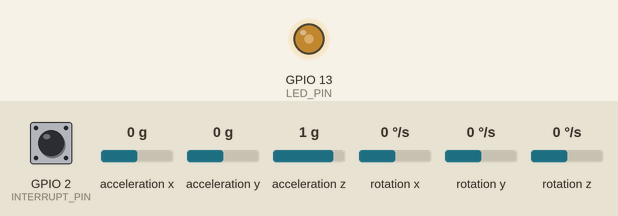
Bench run of a sketch on a simulated ESP32. Shown: output pins drawn as LEDs (lit = HIGH). Dashed ring = blinking. Inputs (shaded band) come from the test bench; at power-on: acceleration x 0 g, acceleration y 0 g, GPIO 2 (INTERRUPT_PIN) HIGH, acceleration z 1 g, rotation x 0 °/s, rotation y 0 °/s, rotation z 0 °/s. The sensor or clock chip raises its interrupt line as the real part does; nothing arrives over Bluetooth unless stated; a phone connects over Bluetooth LE 3 s after start; what the sketch prints to the serial monitor is not drawn.

Above: at 1.52 s.
1.8 s: acceleration x set to -1.4 g
At 4.3 s:
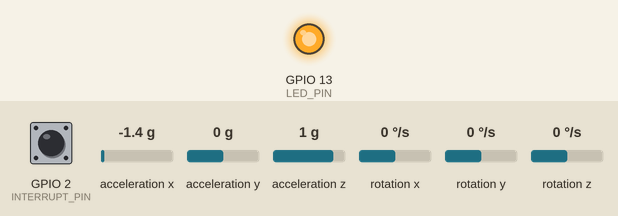
4.8 s: acceleration y set to -1.4 g
At 5.5 s:
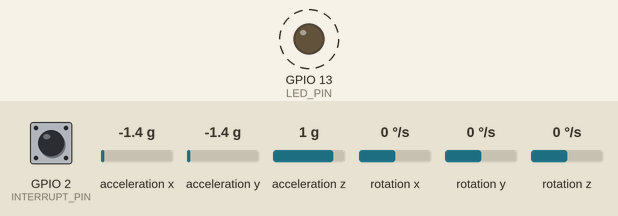
7.8 s: acceleration x set to 0 g
Timing chart, 0 to 61.8 s (numbered marks = the images above; inputs shaded):
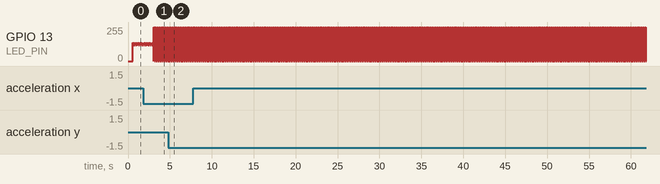

The sketch:

MPU6050_Example_BLE.ino
```cpp
// (licence header left out)
#include <BLEDevice.h>
#include <BLEServer.h>
#include <BLEUtils.h>
#include <BLE2902.h>

BLEServer* pServer = NULL;
BLECharacteristic* pCharacteristic = NULL;
bool deviceConnected = false;
bool oldDeviceConnected = false;
uint32_t value = 0;

// See the following for generating UUIDs:
// https://www.uuidgenerator.net/

#define SERVICE_UUID        "4fafc201-1fb5-459e-8fcc-c5c9c331914b"
#define CHARACTERISTIC_UUID "beb5483e-36e1-4688-b7f5-ea07361b26a8"


class MyServerCallbacks: public BLEServerCallbacks {
    void onConnect(BLEServer* pServer) {
      deviceConnected = true;
      BLEDevice::startAdvertising();
    };

    void onDisconnect(BLEServer* pServer) {
      deviceConnected = false;
    }
};

// I2Cdev and MPU6050 must be installed as libraries, or else the .cpp/.h files
// for both classes must be in the include path of your project
#include "I2Cdev.h"

#include "MPU6050_6Axis_MotionApps20.h"
//#include "MPU6050.h" // not necessary if using MotionApps include file

// Arduino Wire library is required if I2Cdev I2CDEV_ARDUINO_WIRE implementation
// is used in I2Cdev.h
#if I2CDEV_IMPLEMENTATION == I2CDEV_ARDUINO_WIRE
    #include "Wire.h"
#endif

// class default I2C address is 0x68
// specific I2C addresses may be passed as a parameter here
// AD0 low = 0x68 (default for SparkFun breakout and InvenSense evaluation board)
// AD0 high = 0x69
MPU6050 mpu;
//MPU6050 mpu(0x69); // <-- use for AD0 high

/* =========================================================================
   NOTE: In addition to connection 3.3v, GND, SDA, and SCL, this sketch
   depends on the MPU-6050's INT pin being connected to the Arduino's
   external interrupt #0 pin. On the Arduino Uno and Mega 2560, this is
   digital I/O pin 2.
 * ========================================================================= */

/* =========================================================================
   NOTE: Arduino v1.0.1 with the Leonardo board generates a compile error
   when using Serial.write(buf, len). The Teapot output uses this method.
   The solution requires a modification to the Arduino USBAPI.h file, which
   is fortunately simple, but annoying. This will be fixed in the next IDE
   release. For more info, see these links:

   http://arduino.cc/forum/index.php/topic,109987.0.html
   http://code.google.com/p/arduino/issues/detail?id=958
 * ========================================================================= */


// uncomment "OUTPUT_READABLE_QUATERNION" if you want to see the actual
// quaternion components in a [w, x, y, z] format (not best for parsing
// on a remote host such as Processing or something though)
//#define OUTPUT_READABLE_QUATERNION

// uncomment "OUTPUT_READABLE_EULER" if you want to see Euler angles
// (in degrees) calculated from the quaternions coming from the FIFO.
// Note that Euler angles suffer from gimbal lock (for more info, see
// http://en.wikipedia.org/wiki/Gimbal_lock)
//#define OUTPUT_READABLE_EULER

// uncomment "OUTPUT_READABLE_YAWPITCHROLL" if you want to see the yaw/
// pitch/roll angles (in degrees) calculated from the quaternions coming
// from the FIFO. Note this also requires gravity vector calculations.
// Also note that yaw/pitch/roll angles suffer from gimbal lock (for
// more info, see: http://en.wikipedia.org/wiki/Gimbal_lock)
#define OUTPUT_READABLE_EULER

// uncomment "OUTPUT_READABLE_REALACCEL" if you want to see acceleration
// components with gravity removed. This acceleration reference frame is
// not compensated for orientation, so +X is always +X according to the
// sensor, just without the effects of gravity. If you want acceleration
// compensated for orientation, us OUTPUT_READABLE_WORLDACCEL instead.
//#define OUTPUT_READABLE_REALACCEL

// uncomment "OUTPUT_READABLE_WORLDACCEL" if you want to see acceleration
// components with gravity removed and adjusted for the world frame of
// reference (yaw is relative to initial orientation, since no magnetometer
// is present in this case). Could be quite handy in some cases.
//#define OUTPUT_READABLE_WORLDACCEL

// uncomment "OUTPUT_TEAPOT" if you want output that matches the
// format used for the InvenSense teapot demo
//#define OUTPUT_TEAPOT


#define INTERRUPT_PIN 2  // use pin 2 on Arduino Uno & most boards
#define SDA 21
#define SCL 22
#define LED_PIN 13 // (Arduino is 13, Teensy is 11, Teensy++ is 6)
bool blinkState = false;

// MPU control/status vars
bool dmpReady = false;  // set true if DMP init was successful
uint8_t mpuIntStatus;   // holds actual interrupt status byte from MPU
uint8_t devStatus;      // return status after each device operation (0 = success, !0 = error)
uint16_t packetSize;    // expected DMP packet size (default is 42 bytes)
uint16_t fifoCount;     // count of all bytes currently in FIFO
uint8_t fifoBuffer[64]; // FIFO storage buffer

// orientation/motion vars
Quaternion q;           // [w, x, y, z]         quaternion container
VectorInt16 aa;         // [x, y, z]            accel sensor measurements
VectorInt16 aaReal;     // [x, y, z]            gravity-free accel sensor measurements
VectorInt16 aaWorld;    // [x, y, z]            world-frame accel sensor measurements
VectorFloat gravity;    // [x, y, z]            gravity vector
float euler[3];         // [psi, theta, phi]    Euler angle container
float ypr[3];           // [yaw, pitch, roll]   yaw/pitch/roll container and gravity vector

// packet structure for InvenSense teapot demo
uint8_t teapotPacket[14] = { '$', 0x02, 0,0, 0,0, 0,0, 0,0, 0x00, 0x00, '\r', '\n' };


// ================================================================
// ===               INTERRUPT DETECTION ROUTINE                ===
// ================================================================

volatile bool mpuInterrupt = false;     // indicates whether MPU interrupt pin has gone high
void dmpDataReady() {
    mpuInterrupt = true;
}


// ================================================================
// ===                      INITIAL SETUP                       ===
// ================================================================

void setup() {
    // join I2C bus (I2Cdev library doesn't do this automatically)
    #if I2CDEV_IMPLEMENTATION == I2CDEV_ARDUINO_WIRE
        //Wire.begin();
        //Wire.setClock(400000); // 400kHz I2C clock. Comment this line if having compilation difficulties
        Wire.begin(SDA, SCL, 400000);
        //Wire.setClock(400000);
    #elif I2CDEV_IMPLEMENTATION == I2CDEV_BUILTIN_FASTWIRE
        Fastwire::setup(400, true);
    #endif

    // initialize serial communication
    // (115200 chosen because it is required for Teapot Demo output, but it's
    // really up to you depending on your project)
    Serial.begin(115200);

      // Create the BLE Device
  BLEDevice::init("ESP32 THAT PROJECT");

  // Create the BLE Server
  pServer = BLEDevice::createServer();
  pServer->setCallbacks(new MyServerCallbacks());

  // Create the BLE Service
  BLEService *pService = pServer->createService(SERVICE_UUID);

  // Create a BLE Characteristic
  pCharacteristic = pService->createCharacteristic(
                      CHARACTERISTIC_UUID,
                      BLECharacteristic::PROPERTY_READ   |
                      BLECharacteristic::PROPERTY_WRITE  |
                      BLECharacteristic::PROPERTY_NOTIFY |
                      BLECharacteristic::PROPERTY_INDICATE
                    );

  // https://www.bluetooth.com/specifications/gatt/viewer?attributeXmlFile=org.bluetooth.descriptor.gatt.client_characteristic_configuration.xml
  // Create a BLE Descriptor
  pCharacteristic->addDescriptor(new BLE2902());

  // Start the service
  pService->start();

  // Start advertising
  BLEAdvertising *pAdvertising = BLEDevice::getAdvertising();
  pAdvertising->addServiceUUID(SERVICE_UUID);
  pAdvertising->setScanResponse(false);
  pAdvertising->setMinPreferred(0x0);  // set value to 0x00 to not advertise this parameter
  BLEDevice::startAdvertising();
  Serial.println("Waiting a client connection to notify...");

    while (!Serial); // wait for Leonardo enumeration, others continue immediately

    // NOTE: 8MHz or slower host processors, like the Teensy @ 3.3V or Arduino
    // Pro Mini running at 3.3V, cannot handle this baud rate reliably due to
    // the baud timing being too misaligned with processor ticks. You must use
    // 38400 or slower in these cases, or use some kind of external separate
    // crystal solution for the UART timer.

    // initialize device
    Serial.println(F("Initializing I2C devices..."));
    mpu.initialize();
    pinMode(INTERRUPT_PIN, INPUT_PULLUP);

    // verify connection
    Serial.println(F("Testing device connections..."));
    Serial.println(mpu.testConnection() ? F("MPU6050 connection successful") : F("MPU6050 connection failed"));

    // wait for ready
    // Serial.println(F("\nSend any character to begin DMP programming and demo: "));
    // while (Serial.available() && Serial.read()); // empty buffer
    // while (!Serial.available());                 // wait for data
    // while (Serial.available() && Serial.read()); // empty buffer again

    // load and configure the DMP
    Serial.println(F("Initializing DMP..."));
    devStatus = mpu.dmpInitialize();

    // make sure it worked (returns 0 if so)
    if (devStatus == 0) {
        // Calibration Time: generate offsets and calibrate our MPU6050
        mpu.CalibrateAccel(6);
        mpu.CalibrateGyro(6);
        mpu.PrintActiveOffsets();
        // turn on the DMP, now that it's ready
        Serial.println(F("Enabling DMP..."));
        mpu.setDMPEnabled(true);

        // enable Arduino interrupt detection
        Serial.print(F("Enabling interrupt detection (Arduino external interrupt "));
        Serial.print(digitalPinToInterrupt(INTERRUPT_PIN));
        Serial.println(F(")..."));
        attachInterrupt(digitalPinToInterrupt(INTERRUPT_PIN), dmpDataReady, RISING);
        mpuIntStatus = mpu.getIntStatus();

        // set our DMP Ready flag so the main loop() function knows it's okay to use it
        Serial.println(F("DMP ready! Waiting for first interrupt..."));
        dmpReady = true;

        // get expected DMP packet size for later comparison
        packetSize = mpu.dmpGetFIFOPacketSize();
    } else {
        // ERROR!
        // 1 = initial memory load failed
        // 2 = DMP configuration updates failed
        // (if it's going to break, usually the code will be 1)
        Serial.print(F("DMP Initialization failed (code "));
        Serial.print(devStatus);
        Serial.println(F(")"));
    }

    // configure LED for output
    pinMode(LED_PIN, OUTPUT);
}


// ================================================================
// ===                    MAIN PROGRAM LOOP                     ===
// ================================================================

void loop() {
    // if programming failed, don't try to do anything
    if (!dmpReady) return;
    // read a packet from FIFO
    if (mpu.dmpGetCurrentFIFOPacket(fifoBuffer)) { // Get the Latest packet
        #ifdef OUTPUT_READABLE_QUATERNION
            // display quaternion values in easy matrix form: w x y z
            mpu.dmpGetQuaternion(&q, fifoBuffer);
            Serial.print("quat\t");
            Serial.print(q.w);
            Serial.print("\t");
            Serial.print(q.x);
            Serial.print("\t");
            Serial.print(q.y);
            Serial.print("\t");
            Serial.println(q.z);
        #endif

        #ifdef OUTPUT_READABLE_EULER
            // display Euler angles in degrees
            mpu.dmpGetQuaternion(&q, fifoBuffer);
            mpu.dmpGetEuler(euler, &q);
            Serial.print("euler\t");
            Serial.print(euler[0] * 180/M_PI);
            Serial.print("\t");
            Serial.print(euler[1] * 180/M_PI);
            Serial.print("\t");
            Serial.println(euler[2] * 180/M_PI);
        #endif

        #ifdef OUTPUT_READABLE_YAWPITCHROLL
            // display Euler angles in degrees
            mpu.dmpGetQuaternion(&q, fifoBuffer);
            mpu.dmpGetGravity(&gravity, &q);
            mpu.dmpGetYawPitchRoll(ypr, &q, &gravity);
            Serial.print("ypr\t");
            Serial.print(ypr[0] * 180/M_PI);
            Serial.print("\t");
            Serial.print(ypr[1] * 180/M_PI);
            Serial.print("\t");
            Serial.println(ypr[2] * 180/M_PI);
        #endif

        #ifdef OUTPUT_READABLE_REALACCEL
            // display real acceleration, adjusted to remove gravity
            mpu.dmpGetQuaternion(&q, fifoBuffer);
            mpu.dmpGetAccel(&aa, fifoBuffer);
            mpu.dmpGetGravity(&gravity, &q);
            mpu.dmpGetLinearAccel(&aaReal, &aa, &gravity);
            Serial.print("areal\t");
            Serial.print(aaReal.x);
            Serial.print("\t");
            Serial.print(aaReal.y);
            Serial.print("\t");
            Serial.println(aaReal.z);
        #endif

        #ifdef OUTPUT_READABLE_WORLDACCEL
            // display initial world-frame acceleration, adjusted to remove gravity
            // and rotated based on known orientation from quaternion
            mpu.dmpGetQuaternion(&q, fifoBuffer);
            mpu.dmpGetAccel(&aa, fifoBuffer);
            mpu.dmpGetGravity(&gravity, &q);
            mpu.dmpGetLinearAccel(&aaReal, &aa, &gravity);
            mpu.dmpGetLinearAccelInWorld(&aaWorld, &aaReal, &q);
            Serial.print("aworld\t");
            Serial.print(aaWorld.x);
            Serial.print("\t");
            Serial.print(aaWorld.y);
            Serial.print("\t");
            Serial.println(aaWorld.z);
        #endif

        #ifdef OUTPUT_TEAPOT
            // display quaternion values in InvenSense Teapot demo format:
            teapotPacket[2] = fifoBuffer[0];
            teapotPacket[3] = fifoBuffer[1];
            teapotPacket[4] = fifoBuffer[4];
            teapotPacket[5] = fifoBuffer[5];
            teapotPacket[6] = fifoBuffer[8];
            teapotPacket[7] = fifoBuffer[9];
            teapotPacket[8] = fifoBuffer[12];
            teapotPacket[9] = fifoBuffer[13];
            Serial.write(teapotPacket, 14);
            teapotPacket[11]++; // packetCount, loops at 0xFF on purpose
        #endif

        // blink LED to indicate activity
        blinkState = !blinkState;
        digitalWrite(LED_PIN, blinkState);
    }

    // notify changed value
    if (deviceConnected) {

        // Serial.print(euler[0] * 180/M_PI);
        // Serial.print("\t");
        // Serial.print(euler[1] * 180/M_PI);
        // Serial.print("\t");
        // Serial.println(euler[2] * 180/M_PI);
        String temp = "";
        temp += euler[0] * 180/M_PI;
        temp += ", ";
        temp += euler[1] * 180/M_PI;
        temp += ", ";
        temp += euler[2] * 180/M_PI;

        pCharacteristic->setValue((char*)temp.c_str());
        pCharacteristic->notify();
        value++;
        delay(10); // bluetooth stack will go into congestion, if too many packets are sent, in 6 hours test i was able to go as low as 3ms
    }
    // disconnecting
    if (!deviceConnected && oldDeviceConnected) {
        delay(500); // give the bluetooth stack the chance to get things ready
        pServer->startAdvertising(); // restart advertising
        Serial.println("start advertising");
        oldDeviceConnected = deviceConnected;
    }
    // connecting
    if (deviceConnected && !oldDeviceConnected) {
        // do stuff here on connecting
        oldDeviceConnected = deviceConnected;
    }
}
```

Measured:
- by itself, GPIO 13 (LED_PIN): alternates 255/255 for 0.02 s and 0/255 for 0.02 s
